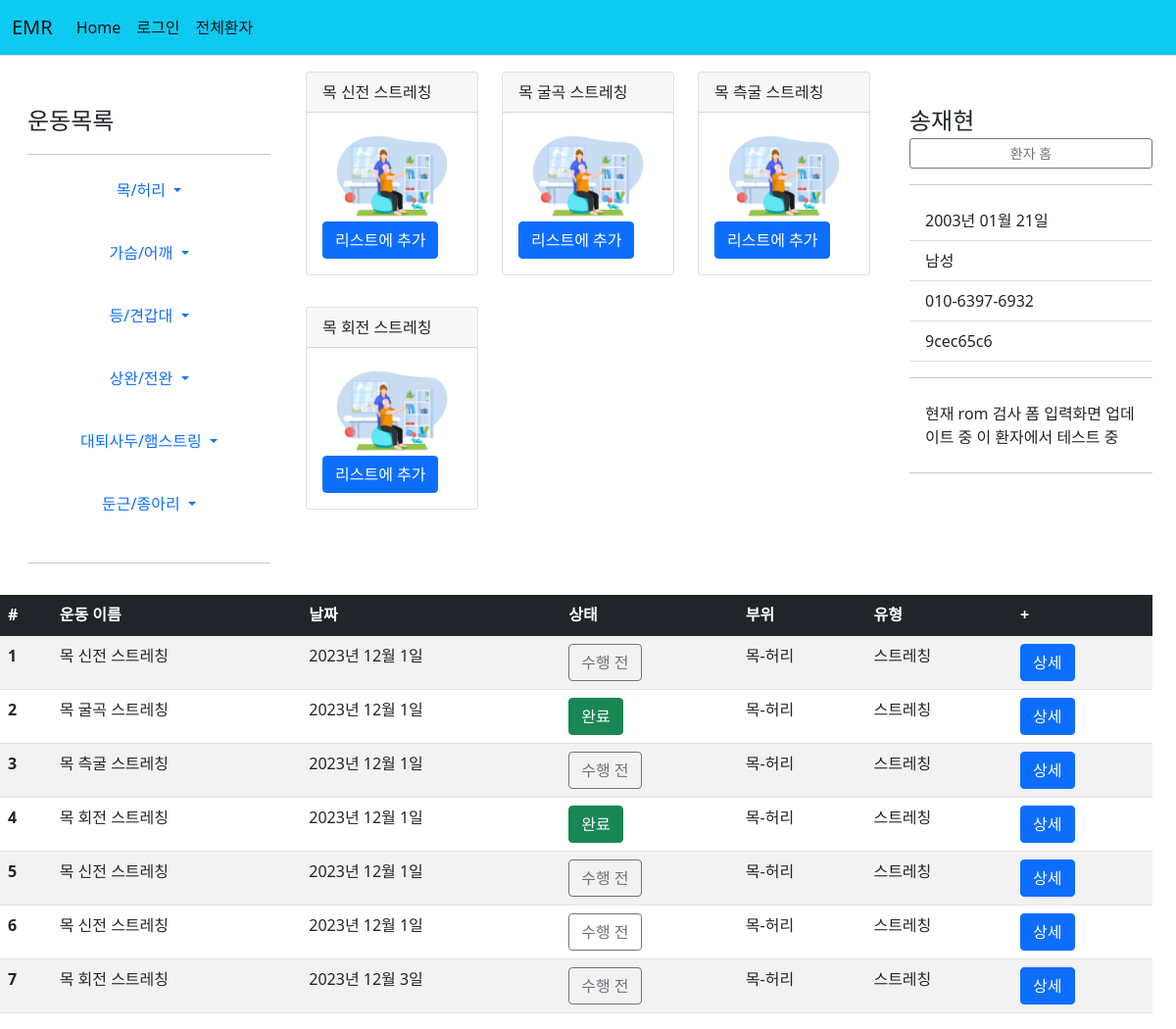
The app's page /patient/9cec65c6-f5e6-486e-b068-f70c82aa60aa/목-허리/스트레칭/ with its own data.
### patient/models.py (models this page shows, shortened)
class Exercise(models.Model):
    name = models.CharField(primary_key=True, max_length=30)
    part = models.ForeignKey(Part, on_delete=models.CASCADE)
    type = models.ForeignKey(ExerciseType, on_delete=models.CASCADE)
    link = models.URLField(default='https://blog.naver.com/smile86/221055278905')

class Patient2(models.Model):
    id = models.CharField(primary_key=True, max_length=36, default=uuid.uuid4)
    name = models.CharField(max_length=10)
    front_resident = models.CharField(max_length=6)
    back_resident = models.CharField(max_length=1)
    phone = models.CharField(max_length=30)
    memo = models.TextField(default='memo')

class ExerciseList(models.Model):
    code = models.CharField(primary_key=True, max_length=36, default=uuid.uuid4)
    exercise = models.ForeignKey(Exercise, on_delete=models.CASCADE)
    patient = models.ForeignKey(Patient2, on_delete=models.CASCADE)
    date = models.DateField(default=timezone.now)
    count = models.IntegerField(default=0)
    set = models.IntegerField(default=1)
    time = models.IntegerField(default=0)
    weight = models.IntegerField(default=0)
    done = models.BooleanField(default=False)

class Part(models.Model):
    part = models.CharField(primary_key=True, max_length=10)

class ExerciseType(models.Model):
    type = models.CharField(primary_key=True, max_length=20)

### patient/views.py (the view)
# urls.py: path('<str:patient_id>/<str:part>/<str:type>/', views.exercise_add, name='exercise_add'),
def exercise_add(request, patient_id, part, type):
    patient = get_object_or_404(Patient2, pk=patient_id)
    part = get_object_or_404(Part, pk=part)
    type = get_object_or_404(ExerciseType, pk=type)
    exercises = Exercise.objects.filter(part=part, type=type)
    exercise_list = ExerciseList.objects.filter(patient=patient_id)
    context = {'patient':patient, 'part':part, 'type':type, 'exercises':exercises, 'exercise_list':exercise_list}
    return render(request, 'patient/exercise_add.html', context)

### patient/templatetags/patient_filter.py (called while the page is built)
@register.filter
def back2(value):
    ans=''
    if int(value)%2==0:
        ans = '여성'
    else:
        ans = '남성'
    return ans

@register.filter
def birth2(value, back):
    if back=='3' or back=='4':
        year = '20'+value[:2]
    else:
        year = '19'+value[:2]
    birth = year+'년 '+value[2:4]+'월 '+value[4:]+'일'
    return birth

@register.filter
def id_cut(value):
    return value[:8]

### templates/patient/exercise_add.html (shortened to what this page needs)
{% extends "base.html" %}
{% load patient_filter %}
{% block content %}
{% load static %}
<div class="container-fluid">
  <div class="row">
    <div class="col-md-3">
      <div class="d-flex flex-column flex-shrink-0 p-3" style="width: 280px;">
        <svg class="bi pe-none me-2" width="40" height="32"><use xlink:href="#bootstrap"/></svg>
        <span class="fs-4">운동목록</span>
        <hr>
        <ul class="nav nav-pills flex-column mb-auto text-center">
          <li>
            <a href="#" class="nav-link text-primary align-items-center text-decoration-none dropdown-toggle" data-bs-toggle="dropdown" aria-expanded="false">
              목/허리
            </a>
          </li>
          <br>
          <li>
            <a href="#" class="nav-link align-items-center text-decoration-none dropdown-toggle" data-bs-toggle="dropdown" aria-expanded="false">
              가슴/어깨
            </a>
          </li>
          <br>
          <li>
            <a href="#" class="nav-link align-items-center text-decoration-none dropdown-toggle" data-bs-toggle="dropdown" aria-expanded="false">
              등/견갑대
            </a>
          </li>
          <br>
          <li>
            <a href="#" class="nav-link align-items-center text-decoration-none dropdown-toggle" data-bs-toggle="dropdown" aria-expanded="false">
              상완/전완
            </a>
          </li>
          <br>
          <li>
            <a href="#" class="nav-link align-items-center text-decoration-none dropdown-toggle" data-bs-toggle="dropdown" aria-expanded="false">
              대퇴사두/햄스트링
            </a>
          </li>
          <br>
          <li>
            <a href="#" class="nav-link align-items-center text-decoration-none dropdown-toggle" data-bs-toggle="dropdown" aria-expanded="false">
              둔근/종아리
            </a>
          </li>
          <br>
        </ul>
        <hr>
    </div>
    </div>
    <div class="col-md-6">
      <div class="row">
        {% for exercise in exercises %}
        <div class="col-4">
          <div class="card mb-3 mt-3 ml-3" style="max-width: 18rem;">
            <div class="card-header">{{exercise.name}}</div>
            <div class="card-body">
              <img src="{% static '운동치료.jpg' %}" class="card-img-top">
              <a class="btn btn-primary" href="{% url 'patient:exercise_form' patient_id=patient.id part=exercise.part.part type=exercise.type.type exercise=exercise.name %}" role="button">
                리스트에 추가
              </a>
            </div>
          </div>
        </div>
        {% endfor %}
      </div>
    </div>
    <div class="col-md-3">
      <div class="col-md-3">
        <div class="d-flex flex-column flex-shrink-0 p-3" style="width: 280px;">
            <svg class="bi pe-none me-2" width="40" height="32"><use xlink:href="#bootstrap"/></svg>
            <span class="fs-4">{{patient.name}}</span>
            <a href="{% url 'patient:detail' patient.id %}" class="btn  btn-sm btn-outline-secondary">환자 홈</a></span>
          <hr>
          <ul class="list-group list-group-flush">
            <li class="list-group-item">{{patient.front_resident|birth2:patient.back_resident}}</li>
            <li class="list-group-item">{{patient.back_resident|back2}}</li>
            <li class="list-group-item">{{patient.phone}}</li>
            <li class="list-group-item">{{patient.id|id_cut}}</li>
            <hr>
            <li class="list-group-item">{{patient.memo}}</li>
          </ul>
          <hr>
      </div>
    </div>
  </div>
  <div class="row">
    <table class="table table-border table-Secondary table-striped">
      <thead>
      <tr class="table-dark">
          <th scope="col">#</th>
          <th scope="col">운동 이름</th>
          <th scope="col">날짜</th>
          <th scope="col">상태</th>
          <th scope="col">부위</th>
          <th scope="col">유형</th>
          <th scope="col">+</th>
      </tr>
      </thead>
      <tbody>
      {% for exercise in exercise_list %}
      <tr>
          <th scope="row">{{forloop.counter}}</th>
          <td>{{exercise.exercise.name}}</td>
          <td>{{exercise.date}}</td>
          {% if exercise.done %}<td> <button type="button" class="btn btn-success">완료</button></td>
          {% else %}<td><button type="button" class="btn btn-outline-secondary">수행 전</button></td>{% endif %}
          <td>{{exercise.exercise.part.part}}</td>
          <td>{{exercise.exercise.type.type}}</td>
          <td><a class="btn btn-primary" href="{% url 'patient:detail' patient.id %}" role="button">상세</a></td>
      </tr>
      {% endfor %}
      </tbody>
    </table>
  </div>
</div>
{% endblock %}

### static/sidebars.css (style rules this page uses)
body { min-height: 100vh; min-height: -webkit-fill-available; }
html { height: -webkit-fill-available; }
.dropdown-toggle { outline: 0; }

### records on screen
Exercise: name "목 신전 스트레칭"
Exercise: name "목 굴곡 스트레칭"
Exercise: name "목 측굴 스트레칭"
Exercise: name "목 회전 스트레칭"
Patient2: name "송재현", front_resident|birth2 "2003년 01월 21일", back_resident|back2 "남성", phone "010-6397-6932", id|id_cut "9cec65c6", memo "현재 rom 검사 폼 입력화면 업데이트 중 이 환자에서 테스트 중"
ExerciseList: exercise.name "목 신전 스트레칭", date "2023년 12월 1일", done "수행 전", exercise.part.part "목-허리", exercise.type.type "스트레칭"
ExerciseList: exercise.name "목 굴곡 스트레칭", date "2023년 12월 1일", done "완료", exercise.part.part "목-허리", exercise.type.type "스트레칭"
ExerciseList: exercise.name "목 측굴 스트레칭", date "2023년 12월 1일", done "수행 전", exercise.part.part "목-허리", exercise.type.type "스트레칭"
ExerciseList: exercise.name "목 회전 스트레칭", date "2023년 12월 1일", done "완료", exercise.part.part "목-허리", exercise.type.type "스트레칭"
ExerciseList: exercise.name "목 신전 스트레칭", date "2023년 12월 1일", done "수행 전", exercise.part.part "목-허리", exercise.type.type "스트레칭"
ExerciseList: exercise.name "목 신전 스트레칭", date "2023년 12월 1일", done "수행 전", exercise.part.part "목-허리", exercise.type.type "스트레칭"
ExerciseList: exercise.name "목 회전 스트레칭", date "2023년 12월 3일", done "수행 전", exercise.part.part "목-허리", exercise.type.type "스트레칭"
